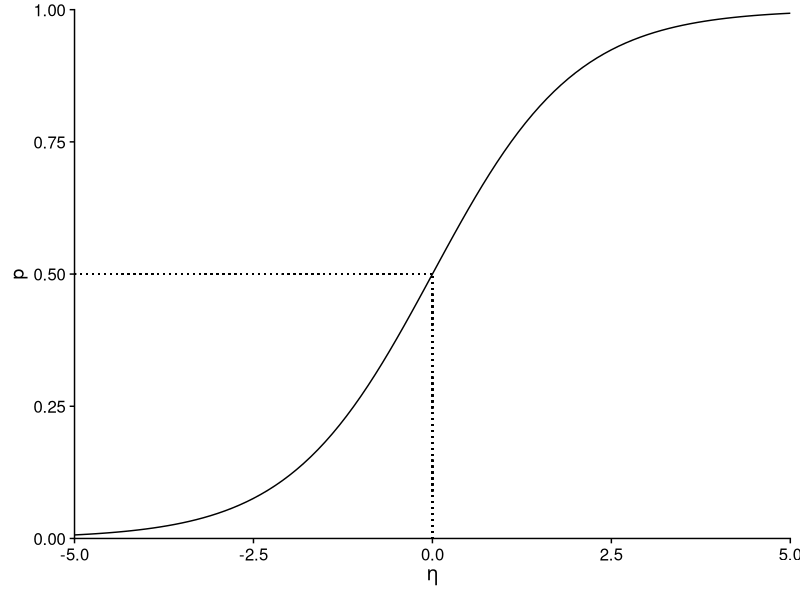
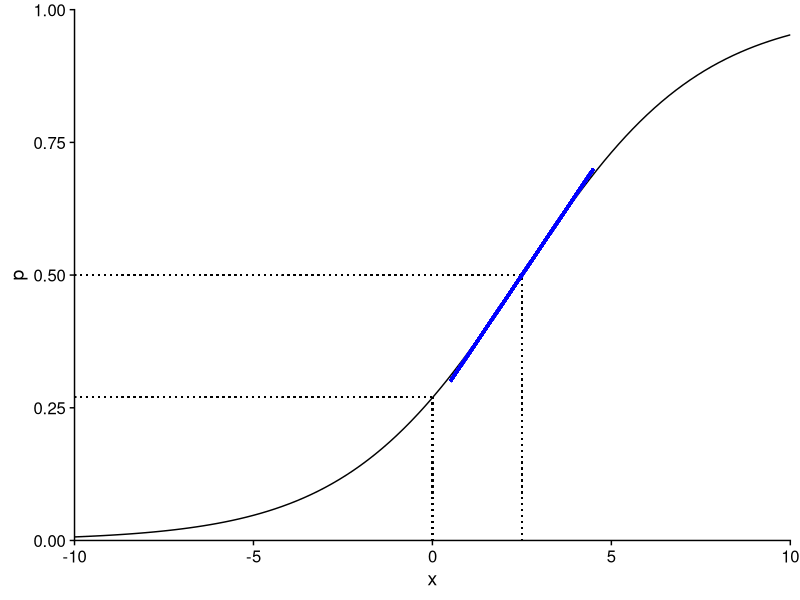
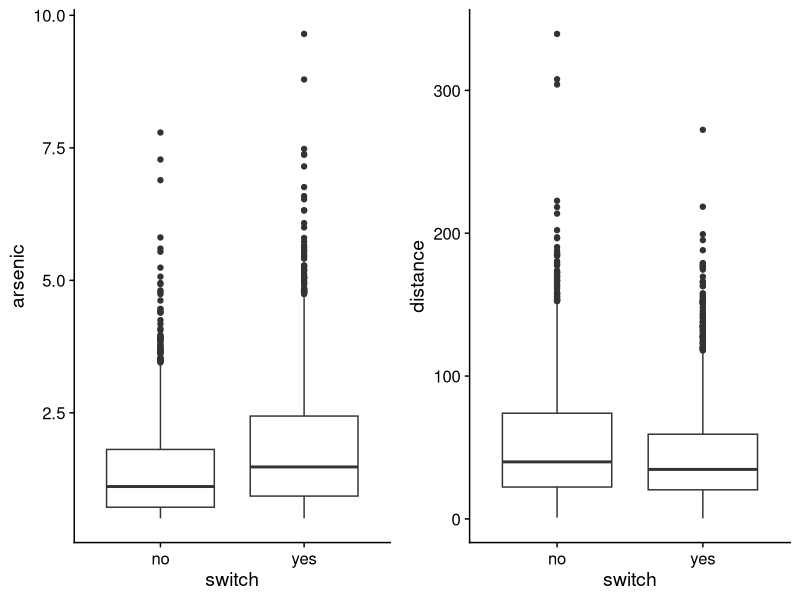
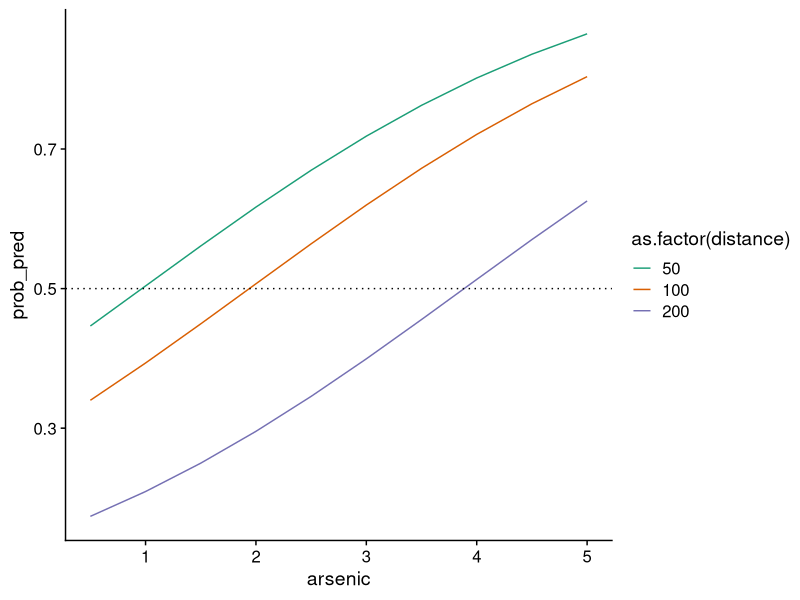
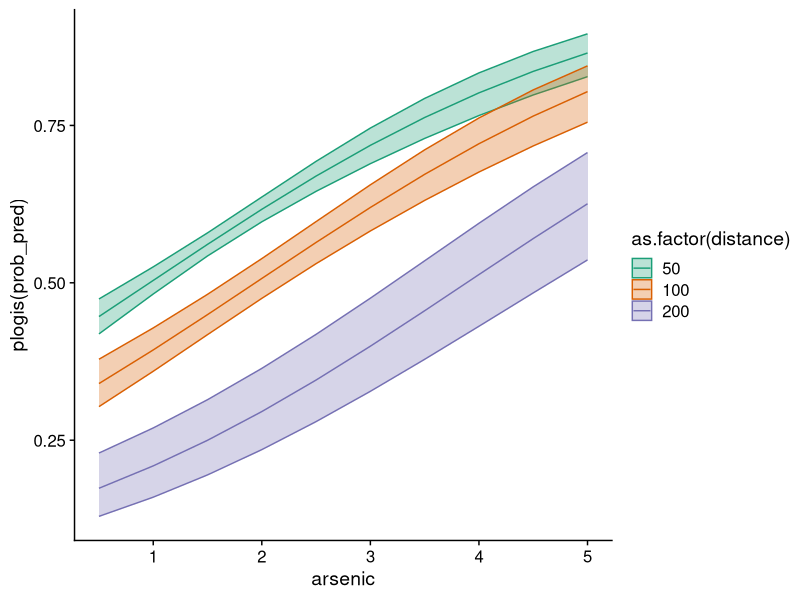
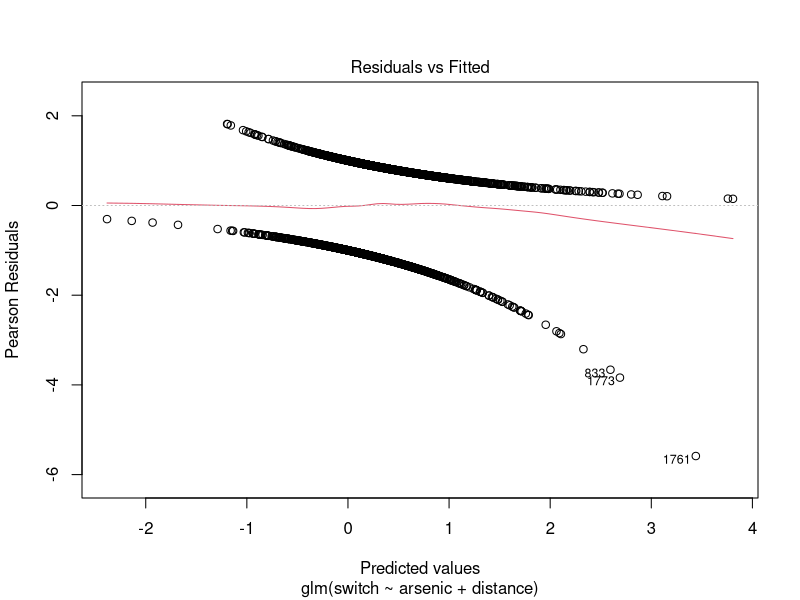
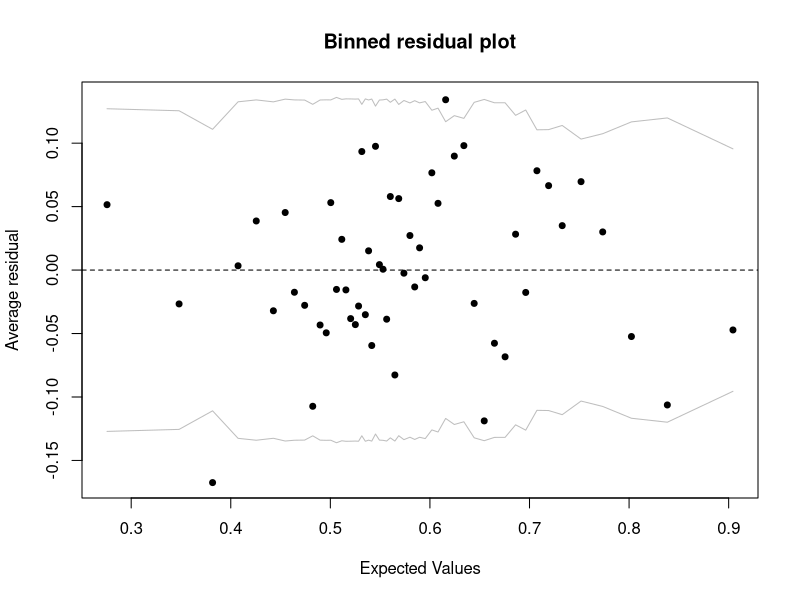
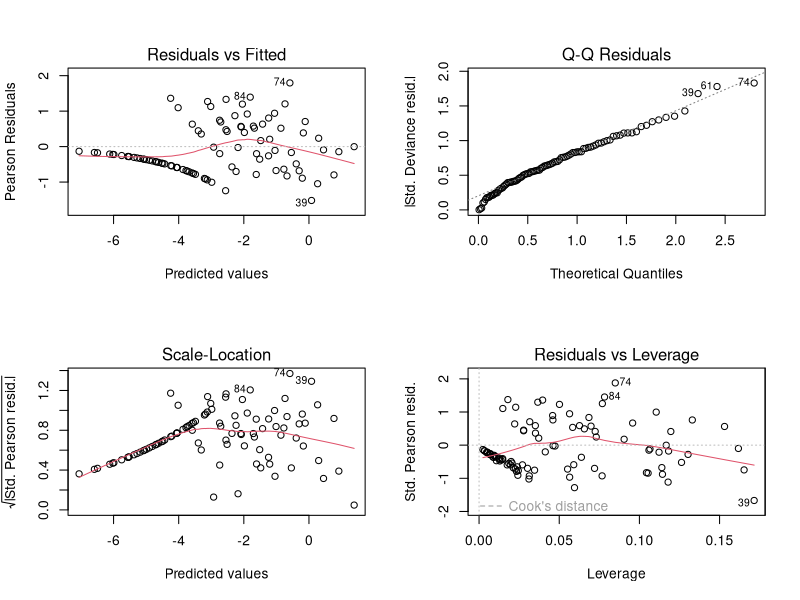

These figures' R source, in order:
## ---- chunk 1
knitr::opts_chunk$set(echo = TRUE)
library(tidyverse)
library(cowplot)
theme_set(theme_cowplot())
## ---- chunk 2
dbinom(2, 5, 0.3)
## ---- chunk 3
ggplot(data.frame(x = seq(-5,5,0.1)), aes(x = x)) +
    labs(x = expression(eta), y = "p") +
    stat_function(fun = plogis) +
    geom_segment(x = -5, xend = 0, y = 0.5, yend = 0.5, linetype = "dotted") +
    geom_segment(x = 0, xend = 0, y = 0, yend = 0.5, linetype = "dotted") +
    scale_x_continuous(expand = c(0, 0)) +
    scale_y_continuous(expand = c(0, 0), breaks = seq(0, 1, 0.25), limits = c(0, 1))
## ---- chunk 4
ggplot(data.frame(x = seq(-10,10,0.1)), aes(x = x)) +
    labs(y = "p") +
    stat_function(fun = function(x) plogis(-1 + 0.4*x)) +
    geom_segment(x = -10, xend = 2.5, y = 0.5, yend = 0.5, linetype = "dotted") +
    geom_segment(x = 2.5, xend = 2.5, y = 0, yend = 0.5, linetype = "dotted") +
    geom_segment(x = -10, xend = 0, y = 0.27, yend = 0.27, linetype = "dotted") +
    geom_segment(x = 0, xend = 0, y = 0, yend = 0.27, linetype = "dotted") +
    geom_segment(x = 0.5, xend = 4.5, y = 0.3, yend = 0.7, color = "blue", size = 1) +
    scale_x_continuous(expand = c(0, 0)) +
    scale_y_continuous(expand = c(0, 0), breaks = seq(0, 1, 0.25), limits = c(0, 1))
## ---- chunk 5
plogis(-1)
qlogis(0.5)
## ---- chunk 6
library(carData)
str(Wells)
## ---- chunk 7
p1 <- ggplot(Wells, aes(x = switch, y = arsenic)) +
    geom_boxplot()
p2 <- ggplot(Wells, aes(x = switch, y = distance)) +
    geom_boxplot()

plot_grid(p1, p2)
## ---- chunk 8
mod <- glm(switch ~ arsenic + distance, data = Wells,
           family = binomial(link = "logit"))
summary(mod)
## ---- chunk 9
wells_nouv <- expand.grid(arsenic = seq(0.5, 5, 0.5), distance = c(50, 100, 200))
## ---- chunk 10
wells_nouv$pred <- predict(mod, wells_nouv)
summary(wells_nouv$pred)
## ---- chunk 11
wells_nouv$prob_pred <- predict(mod, wells_nouv, type = "response")

ggplot(wells_nouv, aes(x = arsenic, y = prob_pred, color = as.factor(distance))) +
    geom_line() +
    geom_hline(yintercept = 0.5, linetype = "dotted") +
    scale_color_brewer(palette = "Dark2")
## ---- chunk 12
prob_pred <- predict(mod, wells_nouv, se.fit = TRUE)
wells_nouv$prob_pred <- prob_pred$fit
wells_nouv$prob_se <- prob_pred$se.fit

ggplot(wells_nouv, aes(x = arsenic, y = plogis(prob_pred), color = as.factor(distance),
                       fill = as.factor(distance))) +
    geom_ribbon(aes(ymin = plogis(prob_pred - 1.96*prob_se), 
                    ymax = plogis(prob_pred + 1.96*prob_se)), alpha = 0.3) +
    geom_line() +
    scale_color_brewer(palette = "Dark2") +
    scale_fill_brewer(palette = "Dark2")
## ---- chunk 13
plot(mod, which = 1)
## ---- chunk 14
library(arm)
binnedplot(fitted(mod), residuals(mod, type = "response"))
## ---- chunk 15
pseudo_R2 <- 1 - mod$deviance/mod$null.deviance
pseudo_R2
## ---- chunk 16
r2_tjur <- mean(mod$fitted.values[mod$y == 1]) - mean(mod$fitted.values[mod$y == 0])
r2_tjur
## ---- chunk 17
library(MASS)
str(snails)
## ---- chunk 18
mod_snails <- glm(cbind(Deaths, N - Deaths) ~ Species + Exposure + Rel.Hum + Temp,
           data = snails, family = binomial)
summary(mod_snails)
## ---- chunk 19
par(mfrow = c(2, 2))
plot(mod_snails)
par(mfrow = c(1, 1))
## ---- chunk 20
mod_snails2 <- glm(cbind(Deaths, N - Deaths) ~ as.factor(Exposure), data = snails,
                   family = binomial)
summary(mod_snails2)
## ---- chunk 21
group_by(snails, Exposure) %>%
    summarize(mean(Deaths))
## ---- chunk 22
mod_snails3 <- glm(cbind(Deaths, N - Deaths) ~ as.factor(Exposure), 
                   data = filter(snails, Exposure > 1), family = binomial)
summary(mod_snails3)
